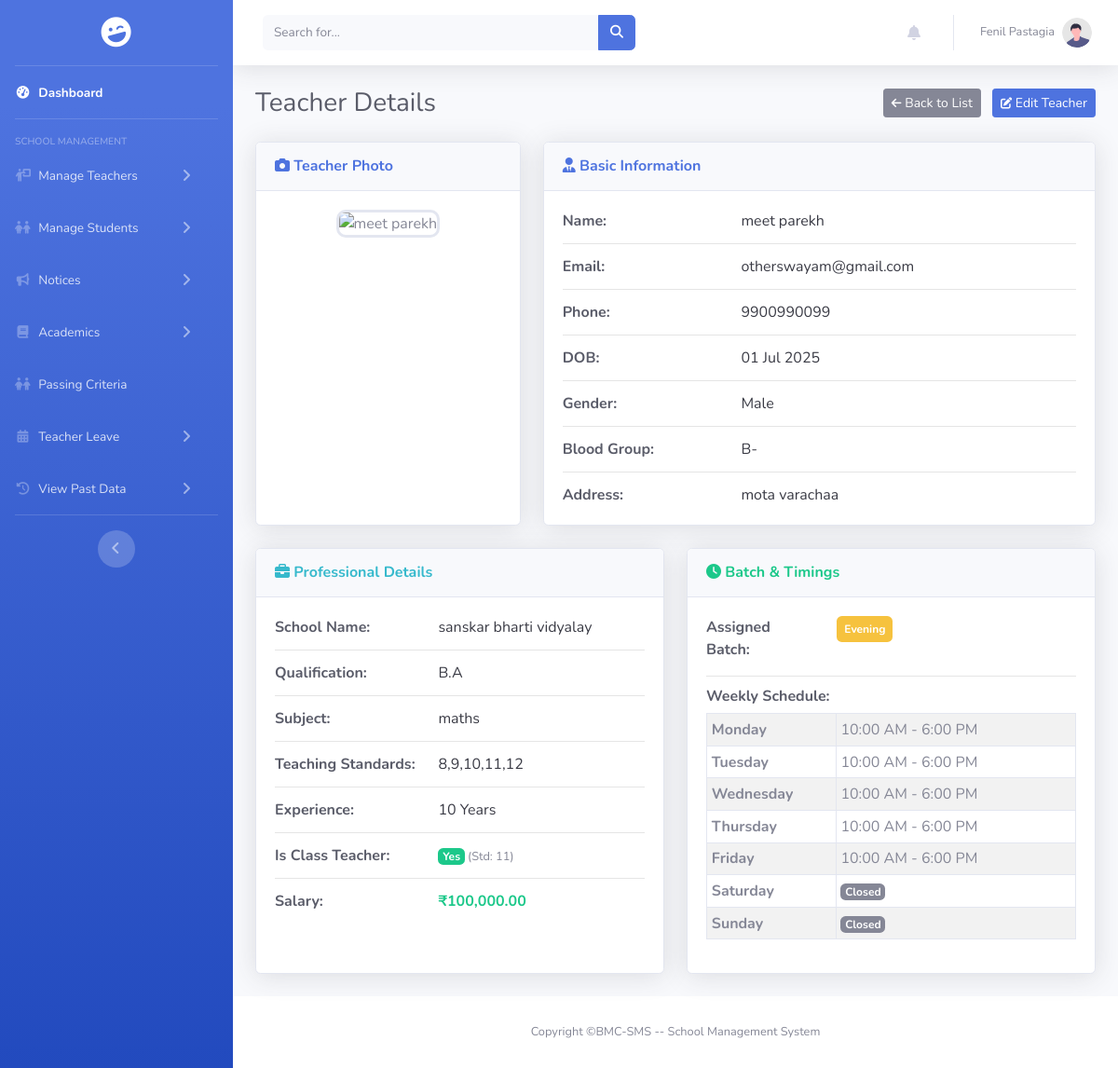
/pages/teacher/view.php?id=6 (signed in), run on the app's committed database.
### tables this page shows
CREATE TABLE `teacher` (
  `id` int(11) NOT NULL,
  `teacher_image` varchar(255) DEFAULT NULL,
  `teacher_name` varchar(50) NOT NULL,
  `phone` varchar(10) NOT NULL,
  `school_id` int(11) NOT NULL,
  `dob` date NOT NULL,
  `gender` enum('Male','Female','Others') NOT NULL,
  `blood_group` enum('A+','A-','B+','B-','AB+','AB-','O+','O-') NOT NULL,
  `address` text DEFAULT NULL,
  `email` varchar(50) NOT NULL,
  `password` varchar(255) NOT NULL,
  `qualification` varchar(100) DEFAULT NULL,
  `subject` varchar(100) DEFAULT NULL,
  `language_known` varchar(100) DEFAULT NULL,
  `salary` int(11) DEFAULT NULL,
  `std` set('Nursery','Junior','Senior','1','2','3','4','5','6','7','8','9','10','11','12') DEFAULT NULL,
  `experience` varchar(10) DEFAULT NULL,
  `batch` enum('Morning','Evening') DEFAULT NULL,
  `class_teacher` tinyint(1) DEFAULT 0,
  `class_teacher_std` varchar(50) DEFAULT NULL
);

CREATE TABLE `school` (
  `id` int(11) NOT NULL,
  `school_logo` varchar(255) DEFAULT NULL,
  `school_name` varchar(100) DEFAULT NULL,
  `email` varchar(50) DEFAULT NULL,
  `phone` varchar(10) DEFAULT NULL,
  `school_opening` date DEFAULT NULL,
  `school_type` enum('Government','Private') DEFAULT NULL,
  `education_board` set('CBSE','State','IGCSE') DEFAULT NULL,
  `school_medium` set('English','Hindi','Regional Language') DEFAULT NULL,
  `school_category` set('Pre-Primary','Primary','Upper Primary','Secondary','Higher Secondary') DEFAULT NULL,
  `address` text DEFAULT NULL,
  `latitude` decimal(10,8) DEFAULT NULL,
  `longitude` decimal(11,8) DEFAULT NULL
);

CREATE TABLE `teacher_timings` (
  `timing_id` int(11) NOT NULL,
  `teacher_id` int(11) NOT NULL,
  `day_of_week` enum('Monday','Tuesday','Wednesday','Thursday','Friday','Saturday','Sunday') NOT NULL,
  `opens_at` time DEFAULT NULL,
  `closes_at` time DEFAULT NULL,
  `is_closed` tinyint(1) NOT NULL DEFAULT 0
);

### pages/teacher/view.php (the view, shortened to what this page needs)
<?php
include_once "../../includes/connect.php";
$teacher_id = isset($_GET['id']) ? intval($_GET['id']) : 0;
$query_teacher = "SELECT t.*, s.school_name, s.address as school_address, s.phone as school_phone, s.email as school_email
          FROM teacher t
          LEFT JOIN school s ON t.school_id = s.id
          WHERE t.id = ?";
$stmt_teacher = mysqli_prepare($conn, $query_teacher);
mysqli_stmt_bind_param($stmt_teacher, "i", $teacher_id);
mysqli_stmt_execute($stmt_teacher);
$result_teacher = mysqli_stmt_get_result($stmt_teacher);
$teacher = mysqli_fetch_assoc($result_teacher);
$timings = [];
$query_timings = "SELECT * FROM teacher_timings WHERE teacher_id = ?";
$stmt_timings = mysqli_prepare($conn, $query_timings);
mysqli_stmt_bind_param($stmt_timings, "i", $teacher_id);
mysqli_stmt_execute($stmt_timings);
$result_timings = mysqli_stmt_get_result($stmt_timings);
while ($row = mysqli_fetch_assoc($result_timings)) {
    $timings[$row['day_of_week']] = $row;
}
$photo_path = $teacher['teacher_image'];
$default_photo = "../../assets/img/default-user.jpg";
if (!empty($photo_path) && !file_exists($photo_path)) {
    $photo_path = $default_photo;
} elseif (empty($photo_path)) {
    $photo_path = $default_photo;
}
?>
<!DOCTYPE html>
<html lang="en">
<head>
    <link href="../../assets/vendor/fontawesome-free/css/all.min.css" rel="stylesheet" type="text/css">
    <link rel="stylesheet" href="https://cdnjs.cloudflare.com/ajax/libs/font-awesome/6.5.2/css/all.min.css" />
    <link href="../../assets/css/sb-admin-2.min.css" rel="stylesheet">
    <link rel="stylesheet" href="../../assets/css/profile.css">
    <link rel="stylesheet" href="../../assets/css/teacher_view.css">
    <link rel="stylesheet" href="../../assets/css/sidebar.css">
    <link rel="stylesheet" href="../../assets/css/scrollbar_hidden.css">
</head>
<body id="page-top">
    <div id="wrapper">
        <?php include '../../includes/sidebar.php'; ?>
        <div id="content-wrapper" class="d-flex flex-column">
            <div id="content">
                <?php include_once '../../includes/header.php'; ?>
                <div class="container-fluid">
                    <div class="d-sm-flex align-items-center justify-content-between mb-4">
                        <h1 class="h3 mb-0 text-gray-800">Teacher Details</h1>
                        <div>
                            <a href="teacher_list.php" class="btn btn-secondary btn-sm mr-2"><i class="fas fa-arrow-left fa-sm"></i> Back to List</a>
                            <a href="edit.php?id=<?php echo $teacher['id']; ?>" class="btn btn-primary btn-sm"><i class="fas fa-edit fa-sm"></i> Edit Teacher</a>
                        </div>
                    </div>
                    <div class="row">
                        <div class="col-lg-4 mb-4">
                            <div class="card shadow h-100">
                                <div class="card-header py-3">
                                    <h6 class="m-0 font-weight-bold text-primary"><i class="fas fa-camera"></i> Teacher Photo</h6>
                                </div>
                                <div class="card-body text-center">
                                    <img src="<?php echo htmlspecialchars($photo_path); ?>" alt="<?php echo htmlspecialchars($teacher['teacher_name']); ?>" class="view-photo">
                                </div>
                            </div>
                        </div>
                        <div class="col-lg-8 mb-4">
                            <div class="card shadow h-100">
                                <div class="card-header py-3">
                                    <h6 class="m-0 font-weight-bold text-primary"><i class="fas fa-user-tie"></i> Basic Information</h6>
                                </div>
                                <div class="card-body">
                                    <div class="row">
                                        <div class="col-sm-4 info-label">Name:</div>
                                        <div class="col-sm-8 info-value"><?php echo htmlspecialchars($teacher['teacher_name'] ?? 'N/A'); ?></div>
                                    </div>
                                    <hr>
                                    <div class="row">
                                        <div class="col-sm-4 info-label">Email:</div>
                                        <div class="col-sm-8 info-value"><?php echo htmlspecialchars($teacher['email']); ?></div>
                                    </div>
                                    <hr>
                                    <div class="row">
                                        <div class="col-sm-4 info-label">Phone:</div>
                                        <div class="col-sm-8 info-value"><?php echo htmlspecialchars($teacher['phone']); ?></div>
                                    </div>
                                    <hr>
                                    <div class="row">
                                        <div class="col-sm-4 info-label">DOB:</div>
                                        <div class="col-sm-8 info-value"><?php echo htmlspecialchars(date("d M Y", strtotime($teacher['dob']))); ?></div>
                                    </div>
                                    <hr>
                                    <div class="row">
                                        <div class="col-sm-4 info-label">Gender:</div>
                                        <div class="col-sm-8 info-value"><?php echo htmlspecialchars($teacher['gender']); ?></div>
                                    </div>
                                    <hr>
                                    <div class="row">
                                        <div class="col-sm-4 info-label">Blood Group:</div>
                                        <div class="col-sm-8 info-value"><?php echo htmlspecialchars($teacher['blood_group']); ?></div>
                                    </div>
                                    <hr>
                                    <div class="row">
                                        <div class="col-sm-4 info-label">Address:</div>
                                        <div class="col-sm-8 info-value"><?php echo htmlspecialchars($teacher['address']); ?></div>
                                    </div>
                                </div>
                            </div>
                        </div>
                        <div class="col-lg-6 mb-4">
                            <div class="card shadow h-100">
                                <div class="card-header py-3">
                                    <h6 class="m-0 font-weight-bold text-info"><i class="fas fa-briefcase"></i> Professional Details</h6>
                                </div>
                                <div class="card-body">
                                    <div class="row">
                                        <div class="col-sm-5 info-label">School Name:</div>
                                        <div class="col-sm-7 info-value"><?php echo htmlspecialchars($teacher['school_name']); ?></div>
                                    </div>
                                    <hr>
                                    <div class="row">
                                        <div class="col-sm-5 info-label">Qualification:</div>
                                        <div class="col-sm-7 info-value"><?php echo htmlspecialchars($teacher['qualification']); ?></div>
                                    </div>
                                    <hr>
                                    <div class="row">
                                        <div class="col-sm-5 info-label">Subject:</div>
                                        <div class="col-sm-7 info-value"><?php echo htmlspecialchars($teacher['subject']); ?></div>
                                    </div>
                                    <hr>
                                    <div class="row">
                                        <div class="col-sm-5 info-label">Teaching Standards:</div>
                                        <div class="col-sm-7 info-value"><?php echo htmlspecialchars($teacher['std']); ?></div>
                                    </div>
                                    <hr>
                                    <div class="row">
                                        <div class="col-sm-5 info-label">Experience:</div>
                                        <div class="col-sm-7 info-value"><?php echo htmlspecialchars($teacher['experience']); ?> Years</div>
                                    </div>
                                    <hr>
                                    <div class="row">
                                        <div class="col-sm-5 info-label">Is Class Teacher:</div>
                                        <div class="col-sm-7 info-value"><?php if ($teacher['class_teacher'] == 1): ?><span class="badge badge-success">Yes</span><small class="text-muted"> (Std: <?php echo htmlspecialchars($teacher['class_teacher_std']); ?>)</small><?php else: ?><span class="badge badge-secondary">No</span><?php endif; ?></div>
                                    </div>
                                    <hr>
                                    <div class="row">
                                        <div class="col-sm-5 info-label">Salary:</div>
                                        <div class="col-sm-7 info-value font-weight-bold text-success">₹<?php echo number_format($teacher['salary'], 2); ?></div>
                                    </div>
                                </div>
                            </div>
                        </div>
                        <div class="col-lg-6 mb-4">
                            <div class="card shadow h-100">
                                <div class="card-header py-3">
                                    <h6 class="m-0 font-weight-bold text-success"><i class="fas fa-clock"></i> Batch & Timings</h6>
                                </div>
                                <div class="card-body">
                                    <div class="row mb-3">
                                        <div class="col-sm-4 info-label">Assigned Batch:</div>
                                        <div class="col-sm-8 info-value"><span class="badge badge-<?php echo ($teacher['batch'] == 'Morning') ? 'primary' : 'warning'; ?> p-2"><?php echo htmlspecialchars($teacher['batch'] ?? 'N/A'); ?></span></div>
                                    </div>
                                    <hr>
                                    <h6 class="info-label mb-2">Weekly Schedule:</h6>
                                    <?php if (!empty($timings)): ?>
                                        <table class="table table-sm table-bordered table-striped table-timings">
                                            <tbody>
                                                <?php
                                                $days = ['Monday', 'Tuesday', 'Wednesday', 'Thursday', 'Friday', 'Saturday', 'Sunday'];
                                                foreach ($days as $day):
                                                    $day_timing = $timings[$day] ?? null;
                                                ?>
                                                    <tr>
                                                        <th><?php echo $day; ?></th>
                                                        <td>
                                                            <?php if ($day_timing && !empty($day_timing['is_closed'])): ?>
                                                                <span class="badge badge-secondary">Closed</span>
                                                            <?php elseif ($day_timing && !empty($day_timing['opens_at'])): ?>
                                                                <?php echo date("g:i A", strtotime($day_timing['opens_at'])); ?> - <?php echo date("g:i A", strtotime($day_timing['closes_at'])); ?>
                                                            <?php else: ?>
                                                                <span class="text-muted">Not Set</span>
                                                            <?php endif; ?>
                                                        </td>
                                                    </tr>
                                                <?php endforeach; ?>
                                            </tbody>
                                        </table>
                                    <?php else: ?>
                                        <div class="alert alert-warning small">No weekly schedule has been set for this teacher.</div>
                                    <?php endif; ?>
                                </div>
                            </div>
                        </div>
                    </div>
                </div>
            </div>
            <?php include '../../includes/footer.php'; ?>
        </div>
    </div>
</body>
</html>

### assets/css/profile.css (style rules this page uses)
.info-label { font-weight: bold; color: #5a5c69; }
.info-value { color: #858796; }

### assets/css/teacher_view.css (style rules this page uses)
.view-photo { width: 150px; height: 150px; object-fit: cover; border-radius: 10px; border: 3px solid #e3e6f0; }
.info-label { font-weight: bold; color: #5a5c69; }
.info-value { color: #3a3b45; }
.card-body hr { margin-top: 0.75rem; margin-bottom: 0.75rem; }
.table-timings th { width: 35%; }

### assets/css/sidebar.css (style rules this page uses)
html, body { height: 100%; overflow: hidden !important; }
#wrapper { height: 100vh; }
#content-wrapper { overflow-y: auto; }

### assets/css/scrollbar_hidden.css (style rules this page uses)
body { -ms-overflow-style: none; scrollbar-width: none; }

### data on the page
teacher: teacher_name "meet parekh", email "otherswayam@gmail.com", phone "9900990099", dob "01 Jul 2025", gender "Male", blood_group "B-", address "mota varachaa", school.school_name "sanskar bharti vidyalay", qualification "B.A", subject "maths", std "8,9,10,11,12", experience "10", class_teacher_std "11", salary "100,000.00", batch "Evening"
teacher_timings: day "Monday", opens_at "10:00 AM", closes_at "6:00 PM"
teacher_timings: day "Tuesday", opens_at "10:00 AM", closes_at "6:00 PM"
teacher_timings: day "Wednesday", opens_at "10:00 AM", closes_at "6:00 PM"
teacher_timings: day "Thursday", opens_at "10:00 AM", closes_at "6:00 PM"
teacher_timings: day "Friday", opens_at "10:00 AM", closes_at "6:00 PM"

### other printed values
$userName "Fenil Pastagia"
$day "Saturday"
$day "Sunday"
